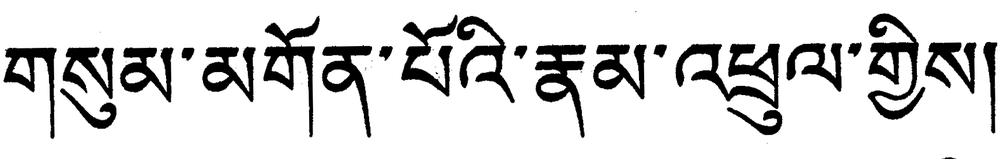
#> input picture papaer_pic/char_seg_2.png, 1000 x 159 px, shrunk from 1734 x 276 before the run
$ python char_seg.py   (older library calls are emulated)
#> lines starting #> are read from the running program, lines starting #| are printed output that depends on the picture
import numpy as np
from skimage import io
import matplotlib.pyplot as plt
from matplotlib.patches import Rectangle

img = io.imread("char_seg_2.png", as_grey=True)
#> img is the input picture: shape (159, 1000) float64; min 0, max 1, mean 0.844
# 图片的大小

rows,cols = img.shape
#> rows = 159; cols = 1000
h_profile = np.sum(np.where(img >= 0.99, 0, 1), axis=1) / 2
#> h_profile = 159 values, max 390.5 at index 50, min 0 at index 0, mean 100.8
v_profile = np.sum(np.where(img >= 0.99, 0, 1), axis=0) / 2
#> v_profile = 1000 values, max 52.5 at index 312, min 0 at index 0, mean 16.03


# DPI设为100时候，即为原图的大小
DPI = 100

# 根据图像的真实大小计算figsize
figsize = cols/ DPI ,rows / DPI
#> figsize = (10, 1.59)
fig = plt.figure(figsize=figsize)
# 使用 [0,0,1,1] 屏蔽边框以及将图像填满整个区域
ax = fig.add_axes([0, 0, 1, 1])
# 起始坐标290,341 宽度84，高度46，笔画宽度为3

# 注意一定要先绘制图，然后再绘制Rectangle
ax.set_frame_on(False)
ax.imshow(img,cmap="gray")
x = np.arange(len(v_profile))
#> x = 1000 values from 0 to 999
ax.fill(x,v_profile,'b-',alpha=0.7)
# plt.show()
# 保存绘图到文件当中 .jpg .png .tif .svg
fig.savefig("test.png")
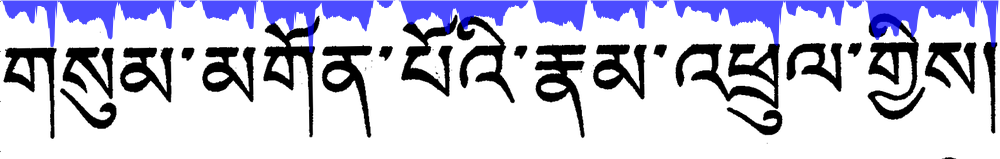
#> figure drawn by matplotlib, 1 panel

$ run again, with papaer_pic/tt.png copied over papaer_pic/char_seg_2.png
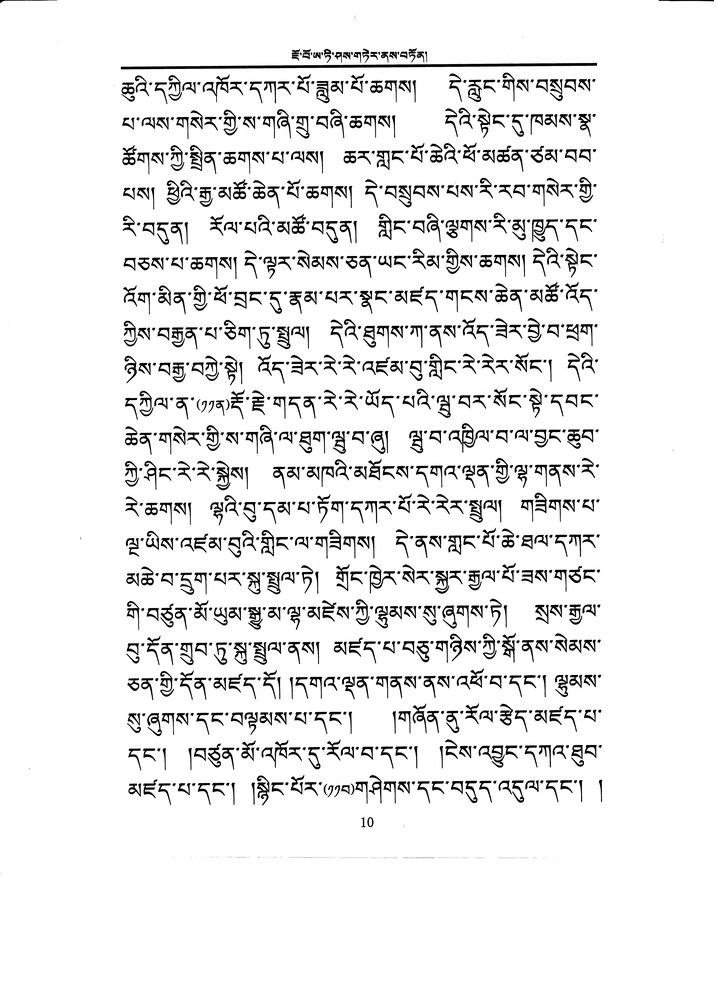
#> input picture papaer_pic/tt.png, 716 x 985 px, shrunk from 5100 x 7014 before the run
#> img is the input picture: shape (985, 716); min 0, max 255, mean 235.8
#> h_profile = 985 values, max 88.5 at index 66, min 0 at index 2, mean 8.31
#> v_profile = 716 values, max 30.5 at index 131, min 0 at index 3, mean 11.43
#> x = 716 values from 0 to 715
#> `fig.savefig("test.png")`:
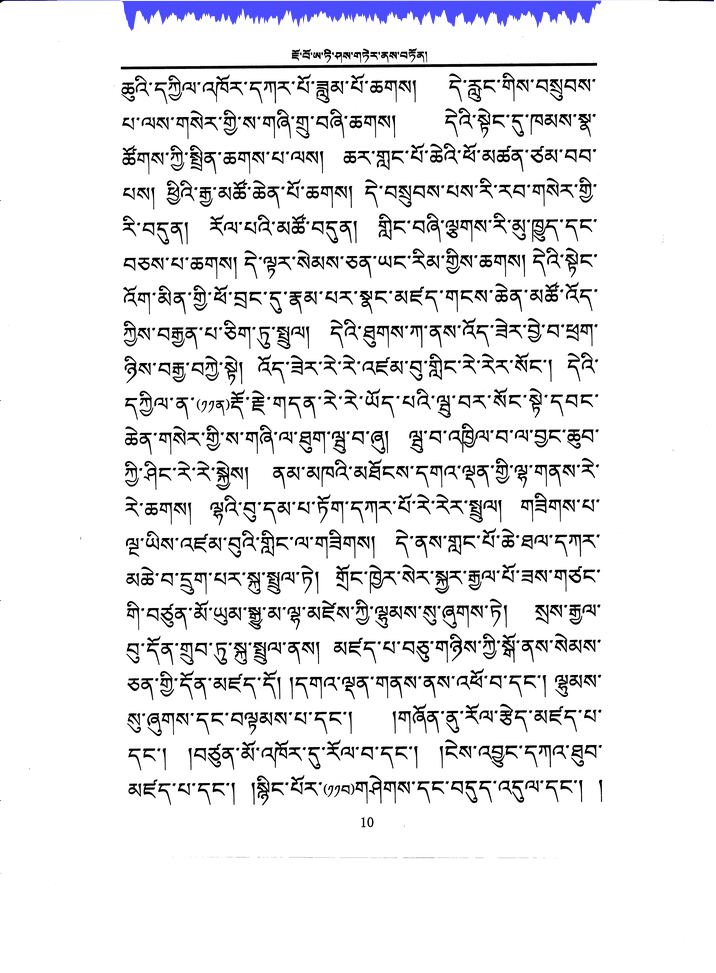
#> figure drawn by matplotlib, 1 panel

$ run again, with papaer_pic/tt2.png copied over papaer_pic/char_seg_2.png
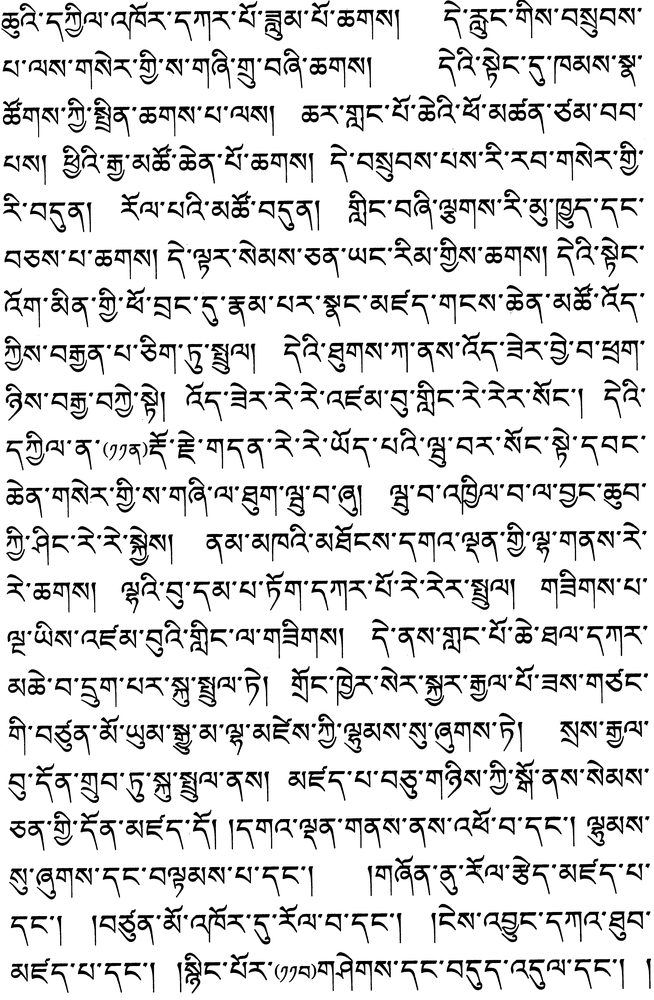
#> input picture papaer_pic/tt2.png, 654 x 1000 px, shrunk from 3448 x 5272 before the run
#> img is the input picture: shape (1000, 654) float64; min 0, max 1, mean 0.858
#> h_profile = 1000 values, max 248.5 at index 820, min 0 at index 43, mean 84.71
#> v_profile = 654 values, max 194.5 at index 18, min 0 at index 653, mean 129.5
#> x = 654 values from 0 to 653
#> `fig.savefig("test.png")`:
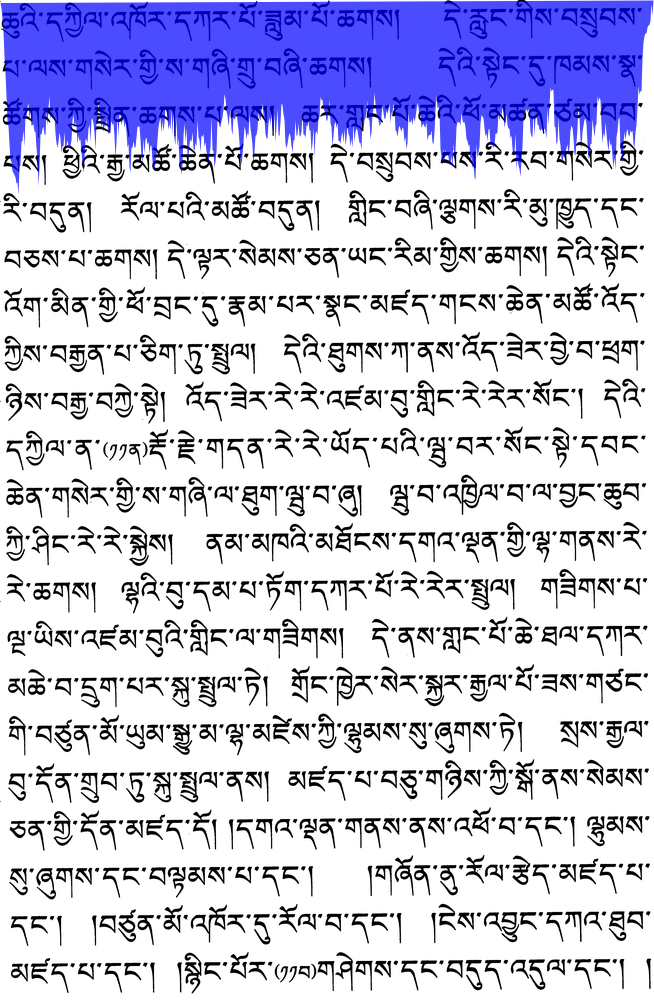
#> figure drawn by matplotlib, 1 panel

$ run again, with papaer_pic/test.tif saved as papaer_pic/char_seg_2.png
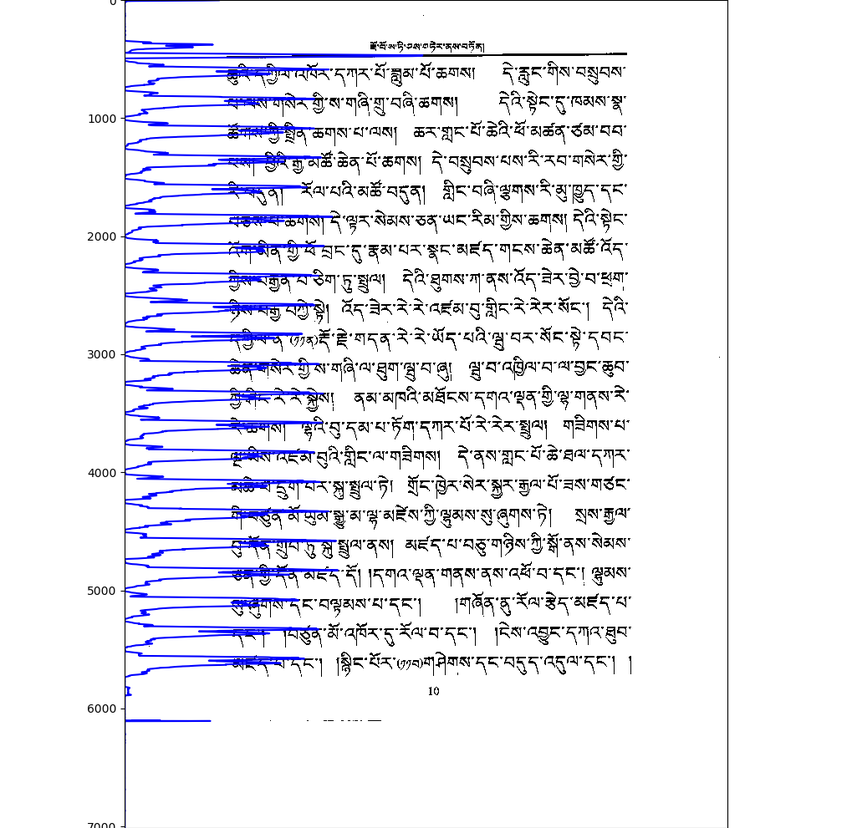
#> input picture papaer_pic/test.tif, 852 x 828 px, shrunk from 1019 x 991 before the run
#> `img = io.imread("char_seg_2.png", as_grey=True)`:
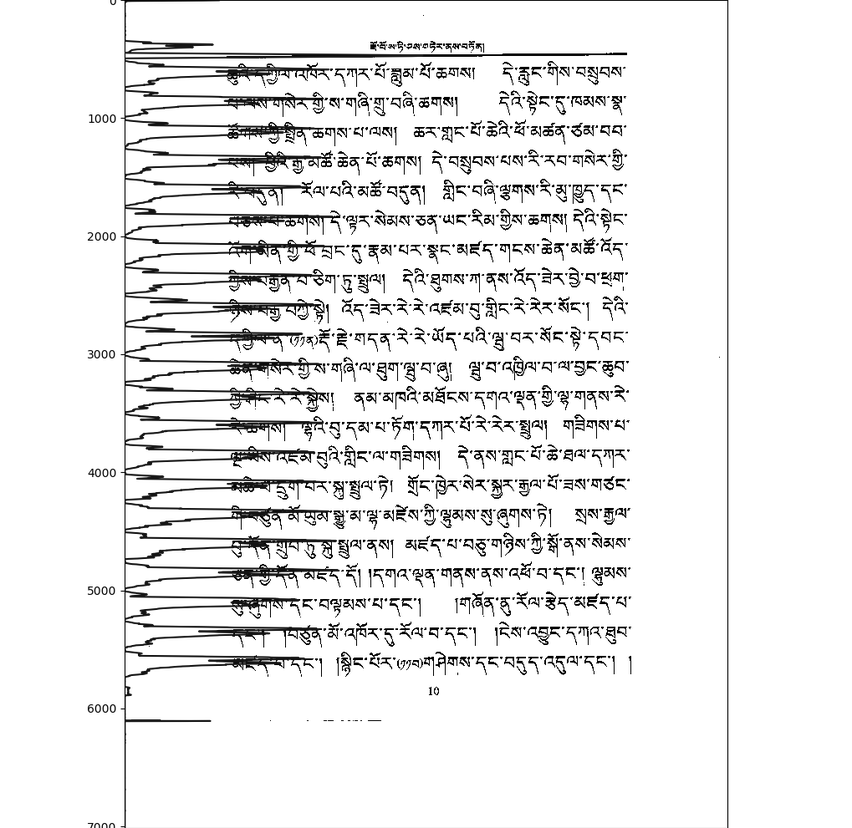
#> img: shape (828, 852) float64; min 0, max 1, mean 0.92
#> h_profile = 828 values, max 313.5 at index 827, min 3 at index 7, mean 70.36
#> v_profile = 852 values, max 414 at index 124, min 0 at index 0, mean 68.38
#> x = 852 values from 0 to 851
#> `fig.savefig("test.png")`:
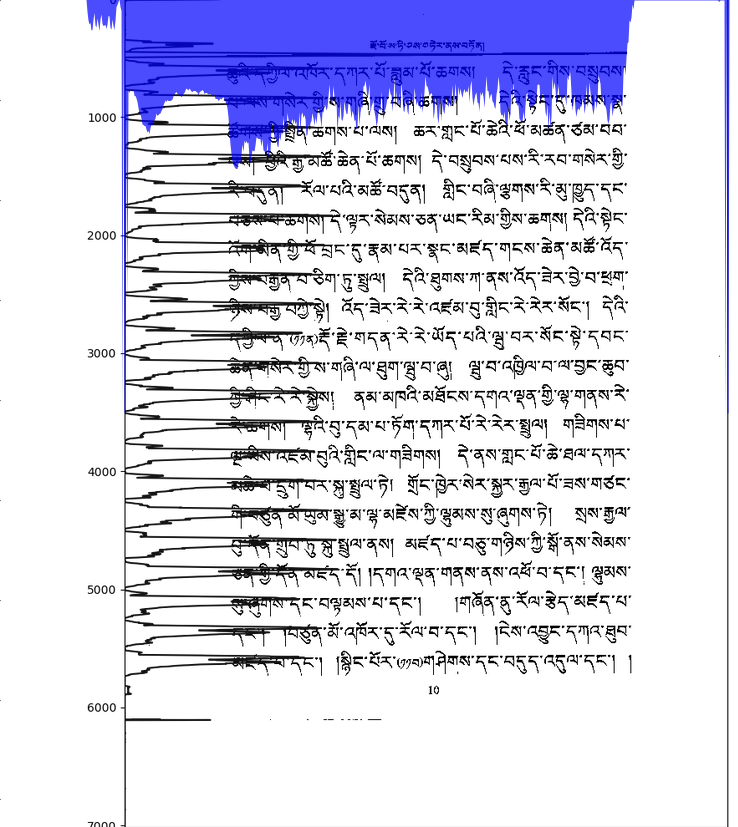
#> figure drawn by matplotlib, 1 panel
